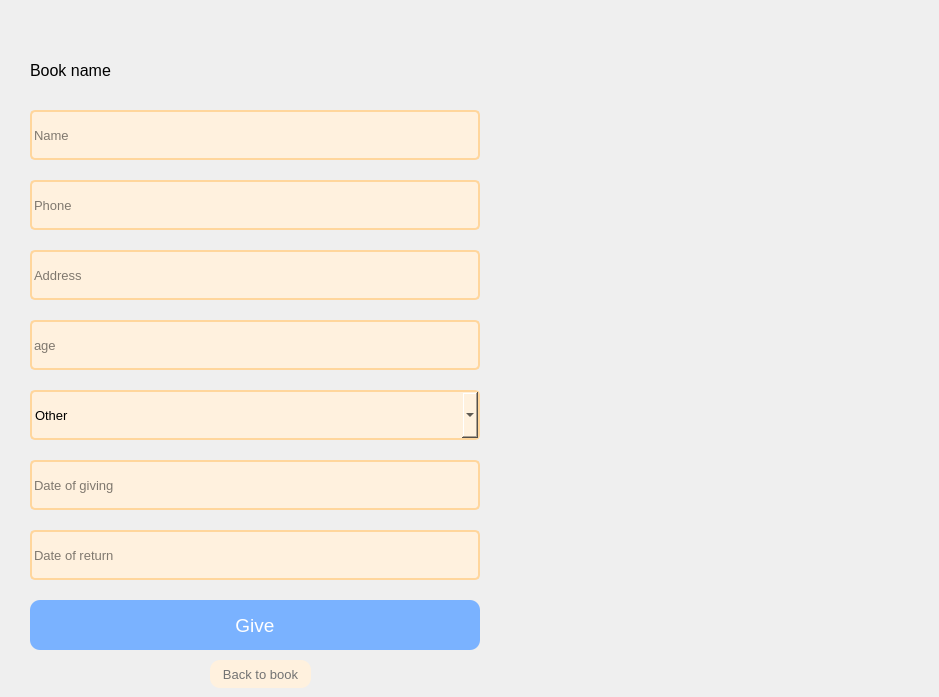
           <widget class="QWidget" name="giveBookPage">
            <widget class="QLabel" name="giveBook_book_name_label">
             <property name="geometry">
              <rect>
               <x>30</x>
               <y>50</y>
               <width>900</width>
               <height>40</height>
              </rect>
             </property>
             <property name="font">
              <font>
               <pointsize>12</pointsize>
              </font>
             </property>
             <property name="text">
              <string>Book name</string>
             </property>
            </widget>
            <widget class="QLineEdit" name="giveBook_name_input">
             <property name="geometry">
              <rect>
               <x>30</x>
               <y>110</y>
               <width>450</width>
               <height>50</height>
              </rect>
             </property>
             <property name="font">
              <font>
               <pointsize>10</pointsize>
              </font>
             </property>
             <property name="styleSheet">
              <string notr="true">border: 2px solid #FFD69C;
box-sizing: border-box;
background: #FFF1DE;
color: #000000;
border-radius: 5px;
</string>
             </property>
             <property name="placeholderText">
              <string>Name</string>
             </property>
            </widget>
            <widget class="QLineEdit" name="giveBook_phone_input">
             <property name="geometry">
              <rect>
               <x>30</x>
               <y>180</y>
               <width>450</width>
               <height>50</height>
              </rect>
             </property>
             <property name="font">
              <font>
               <pointsize>10</pointsize>
              </font>
             </property>
             <property name="styleSheet">
              <string notr="true">border: 2px solid #FFD69C;
box-sizing: border-box;
background: #FFF1DE;
color: #000000;
border-radius: 5px;
</string>
             </property>
             <property name="placeholderText">
              <string>Phone</string>
             </property>
            </widget>
            <widget class="QLineEdit" name="giveBook_address_input">
             <property name="geometry">
              <rect>
               <x>30</x>
               <y>250</y>
               <width>450</width>
               <height>50</height>
              </rect>
             </property>
             <property name="font">
              <font>
               <pointsize>10</pointsize>
              </font>
             </property>
             <property name="styleSheet">
              <string notr="true">border: 2px solid #FFD69C;
box-sizing: border-box;
background: #FFF1DE;
color: #000000;
border-radius: 5px;
</string>
             </property>
             <property name="placeholderText">
              <string>Address</string>
             </property>
            </widget>
            <widget class="QLineEdit" name="giveBook_age_input">
             <property name="geometry">
              <rect>
               <x>30</x>
               <y>320</y>
               <width>450</width>
               <height>50</height>
              </rect>
             </property>
             <property name="font">
              <font>
               <pointsize>10</pointsize>
              </font>
             </property>
             <property name="styleSheet">
              <string notr="true">border: 2px solid #FFD69C;
box-sizing: border-box;
background: #FFF1DE;
color: #000000;
border-radius: 5px;
</string>
             </property>
             <property name="placeholderText">
              <string>age</string>
             </property>
            </widget>
            <widget class="QComboBox" name="giveBook_sex_input">
             <property name="geometry">
              <rect>
               <x>30</x>
               <y>390</y>
               <width>450</width>
               <height>50</height>
              </rect>
             </property>
             <property name="font">
              <font>
               <pointsize>10</pointsize>
              </font>
             </property>
             <property name="styleSheet">
              <string notr="true">border: 2px solid #FFD69C;
box-sizing: border-box;
background: #FFF1DE;
color: #000000;
border-radius: 5px;
</string>
             </property>
             <item>
              <property name="text">
               <string>Other</string>
              </property>
             </item>
             <item>
              <property name="text">
               <string>Male</string>
              </property>
             </item>
             <item>
              <property name="text">
               <string>Female</string>
              </property>
             </item>
            </widget>
            <widget class="QLineEdit" name="giveBook_give_date_input">
             <property name="geometry">
              <rect>
               <x>30</x>
               <y>460</y>
               <width>450</width>
               <height>50</height>
              </rect>
             </property>
             <property name="font">
              <font>
               <pointsize>10</pointsize>
              </font>
             </property>
             <property name="styleSheet">
              <string notr="true">border: 2px solid #FFD69C;
box-sizing: border-box;
background: #FFF1DE;
color: #000000;
border-radius: 5px;
</string>
             </property>
             <property name="placeholderText">
              <string>Date of giving</string>
             </property>
            </widget>
            <widget class="QLineEdit" name="giveBook_return_date_input">
             <property name="geometry">
              <rect>
               <x>30</x>
               <y>530</y>
               <width>450</width>
               <height>50</height>
              </rect>
             </property>
             <property name="font">
              <font>
               <pointsize>10</pointsize>
              </font>
             </property>
             <property name="styleSheet">
              <string notr="true">border: 2px solid #FFD69C;
box-sizing: border-box;
background: #FFF1DE;
color: #000000;
border-radius: 5px;
</string>
             </property>
             <property name="placeholderText">
              <string>Date of return</string>
             </property>
            </widget>
            <widget class="QPushButton" name="giveBook_give_button">
             <property name="geometry">
              <rect>
               <x>30</x>
               <y>600</y>
               <width>450</width>
               <height>50</height>
              </rect>
             </property>
             <property name="font">
              <font>
               <pointsize>14</pointsize>
              </font>
             </property>
             <property name="styleSheet">
              <string notr="true">QPushButton#giveBook_give_button{
	background: #7ab2ff;
	border: 10px;
	border-radius: 10px;
	color: #FFFFFF;
}

QPushButton#giveBook_give_button:hover{
	background: #9CC5FF;
}</string>
             </property>
             <property name="text">
              <string>Give</string>
             </property>
            </widget>
            <widget class="QPushButton" name="giveBook_back_button">
             <property name="geometry">
              <rect>
               <x>210</x>
               <y>660</y>
               <width>101</width>
               <height>28</height>
              </rect>
             </property>
             <property name="font">
              <font>
               <pointsize>10</pointsize>
              </font>
             </property>
             <property name="styleSheet">
              <string notr="true">QPushButton#giveBook_back_button{
	background: #FFF1DE;
	color: #737373;
	border: 10px;
	border-radius: 10px;
}

QPushButton#giveBook_back_button:hover{
	color: #000000
}</string>
             </property>
             <property name="text">
              <string>Back to book</string>
             </property>
            </widget>
           </widget>
